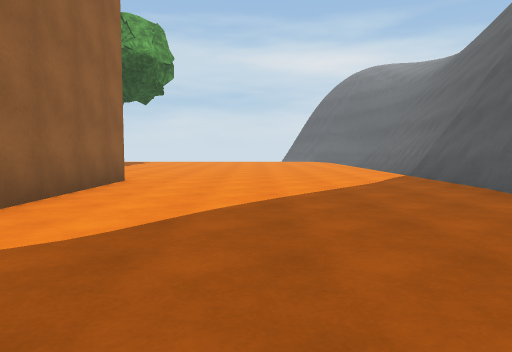
View 1 (above)

14 first-person views from a walk through a Unity game level. The camera is 1.2 m above the floor, tilts 4° down and sees 70° across. The floor is counted in squares, 2 m on a side. Each view is taken from the middle of a square. On the plan, view 1 faces up. The plan holds only what a view shows up to about 10 squares ahead; the rest is blank. The place goes on beyond the plan. The player character is not drawn. Surface patterns are stand-ins for the level's own textures.

View 2
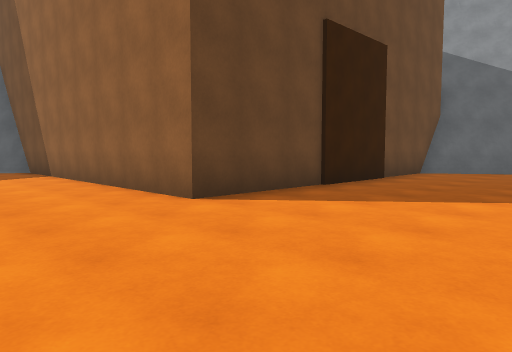

View 3
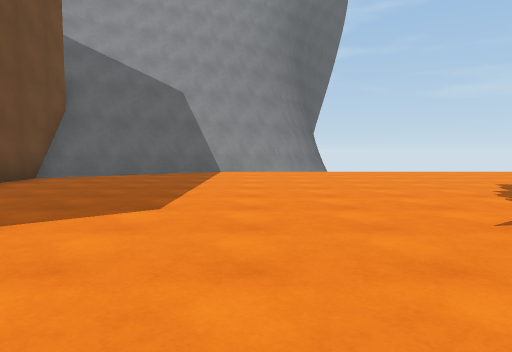

View 4
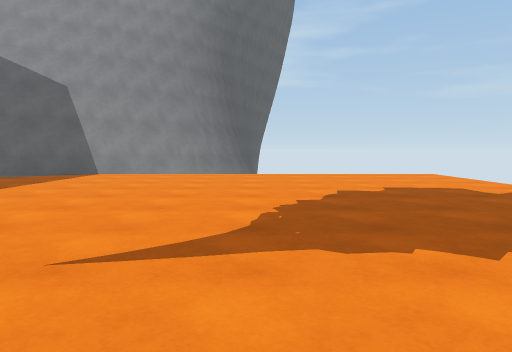

View 5
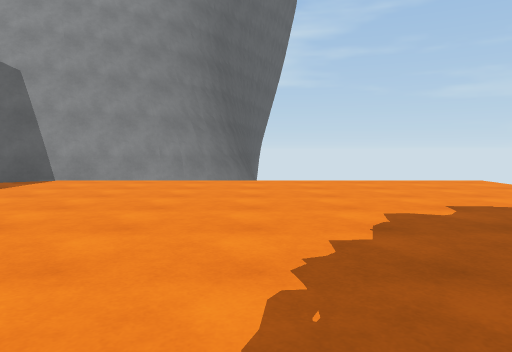

View 6
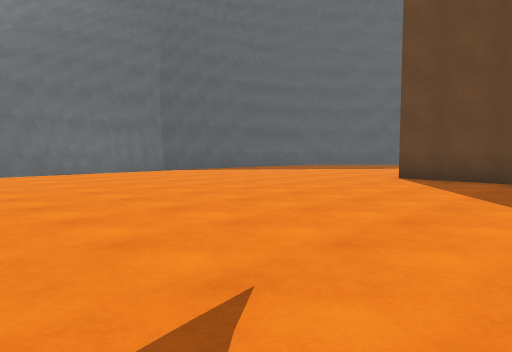

View 7
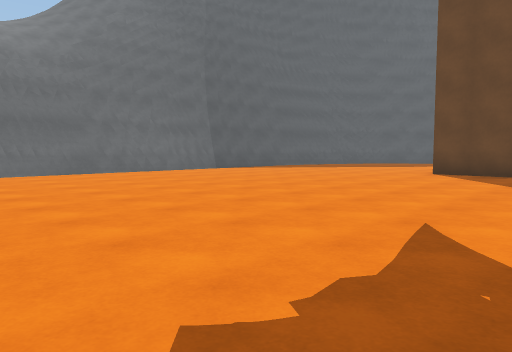

View 8
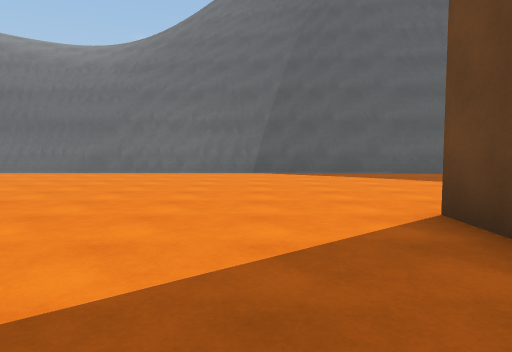

View 9
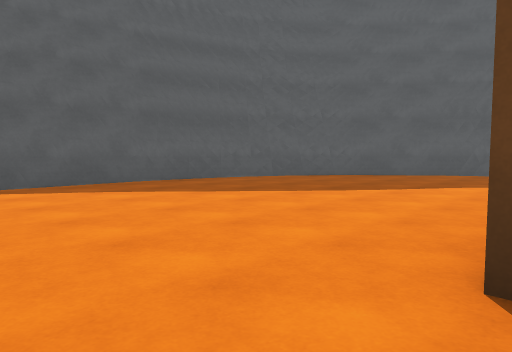

View 10
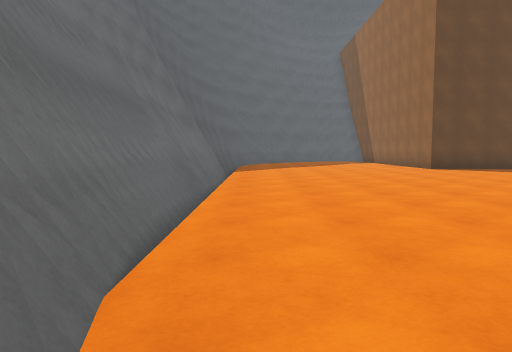

View 11
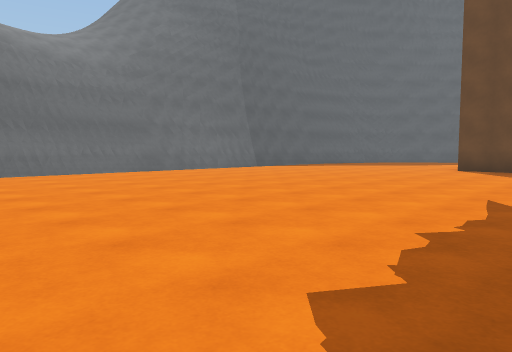

View 12
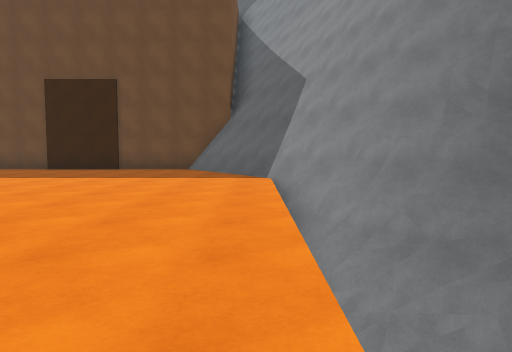

View 13
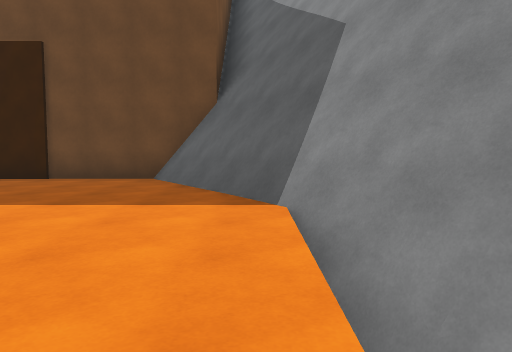

View 14
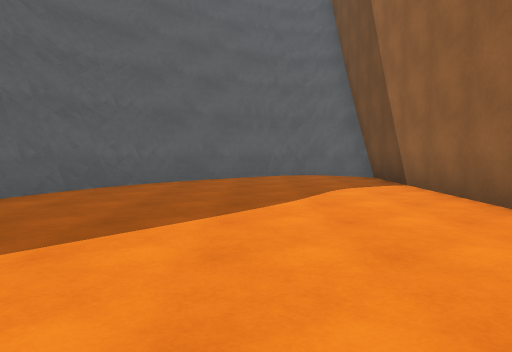

### Floor plan
Points are (right, up) in squares from view 1. A wall is a line through its corners. A room is listed if a view was taken in it or the views show most of it. See-through windows are left out.
Room 1 (views 1, 2, 3, 4, 5, 6, 7, 8, 9, 10, 11, 12, 13, 14)
walls: (-13.3, 11.9) (-10.3, 7.3); (-10.6, 7.3) (-2.6, 7.3) (-2.6, -0.9) (-2.1, -1.3); (-13.8, 12.8) (-10, 7.2); (-13.8, 12.7) (-13.5, 12.2); (4, 14.3) (4, 16.4); (3.9, 12.2) (4.1, 14.1); (-14.1, 13.2) (-13.7, 12.7); (4.2, 14.5) (4.2, 15.6); (4.2, 15.1) (4, 16.7); (-14.4, 13.1) (-13.9, 12.6); (4.3, 15.8) (3.6, 18.3); (4.5, 13.8) (4.5, 14.8); (4.4, 15.7) (4, 17.9); (4.2, 11.4) (4.4, 15.3); (-14.7, 13.6) (-14.1, 13.1); (4, 9.9) (3.9, 11.6); (4.2, 10.2) (4.2, 12); (-15.2, 13.9) (-14.7, 13.5); (-15.2, 14.1) (-14.4, 13.6); (-15.4, 14.2) (-15, 14); (-15.5, 14.1) (-15.1, 13.9); (4.1, 6.9) (4.2, 9.8); (4, 5.8) (4.1, 6.7); (3.8, 4.7) (4.1, 10.2); (3.5, 3.5) (3.8, 5.3); (3.4, 3.1) (3.6, 4.1); (3.4, 2.7) (3.6, 3.2); (2.8, 2.2) (3.4, 3.5); (3.1, 2.3) (3.7, 3.9); (2.3, 1.4) (3.1, 2.5); (-2.8, -0.4) (-1.8, -1.1); (2.8, 1.6) (3.3, 2.5); (-2.6, -0.7) (-1.6, -1.4) (-1.3, -1.5); (1.6, 0.6) (2.6, 1.6); (2.4, 1) (2.9, 1.7); (0.8, 0.1) (2.3, 1.5); (-2.1, -0.8) (-1.7, -1); (1.6, 0.3) (2.2, 0.9); (-0.4, -0.8) (0.8, 0); (-0.8, -1) (0, -0.6); (-1.1, -1.2) (-0.6, -1.1); (-1.5, -1.3) (-0.9, -1.2) (-0.4, -1); (-0.3, -1) (1.9, 0.8); (-0.7, -1.3) (0.2, -0.8)
low walls: (-12, 10.6) (-11.7, 10.2); (-12.7, 11.6) (-12.4, 11.2); (-13.3, 12.5) (-12.9, 11.9); (-14, 13.3) (-13.5, 12.7); (-14.3, 13.6) (-13.9, 13.2); (-15, 14.2) (-14.6, 13.9); (4.3, 9.4) (4.3, 9.9); (3.2, 5.3) (3.3, 5.7); (-1.6, -0.9) (-1, -1) (-0.6, -0.8); (-1.3, -1.1) (-0.8, -1)

Where each view was taken, in squares from view 1:
view 1: 0 up, 0 right, facing up
view 2: 11 up, 0 right, facing down-left
view 3: 12 up, 2 left, facing left
view 4: 15 up, 3 left, facing left
view 5: 15 up, 5 left, facing left
view 6: 15 up, 6 left, facing down-right
view 7: 17 up, 6 left, facing down-right
view 8: 9 up, 6 left, facing right
view 9: 9 up, 3 left, facing down-right
view 10: 19 up, 3 right, facing down
view 11: 19 up, 6 left, facing down-right
view 12: 19 up, 12 left, facing down
view 13: 15 up, 12 left, facing down
view 14: 8 up, 0 right, facing down
